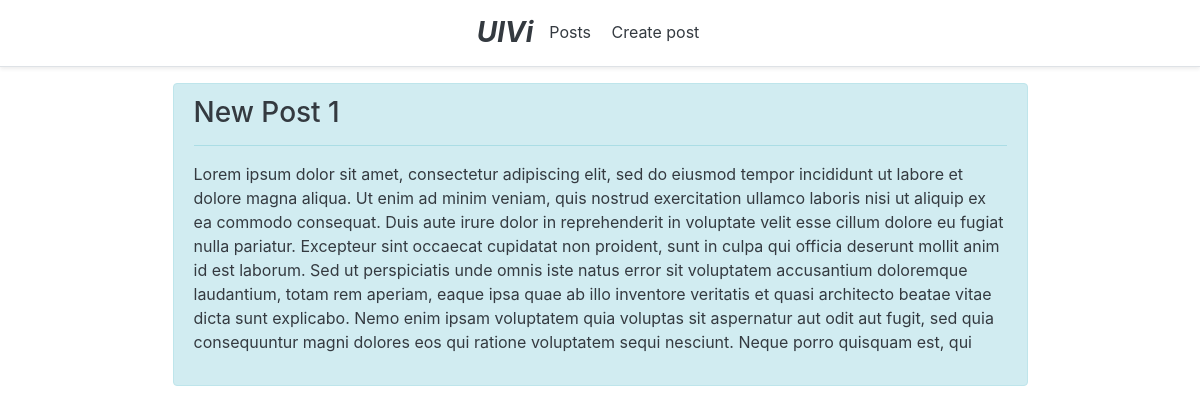
The page / on the database its author committed.
### blog/models.py (models this page shows, shortened)
class Post(models.Model):
    title = models.CharField(max_length=150)
    description = models.TextField()
    date = models.DateTimeField(auto_now_add=True)
    class Meta:
        verbose_name = 'Пост'
        verbose_name_plural = 'Посты'
        ordering = ['-id']

### blog/views.py (the view)
# urls.py: path('', PostList.as_view(), name='post-list'),
class PostList(View):
    def get(self, request):
        template_name = 'blog/home.html'
        queryset = Post.objects.all()
        context = {'object_list': queryset}
        return render(request, template_name, context)

### blog/templates/blog/home.html (shortened to what this page needs)
{% extends 'blog/base.html' %}
{% block content %}
{% for post in object_list %}
<div class='alert alert-info w-75 text-dark'>
    <a href=" {% url 'post-details' post.id %}" class="text-decoration-none text-dark">
        <h3 style="overflow-wrap: break-word;">{{ post.title }}</h3>
    </a>
    <hr>
    <p class="text-dark" style="overflow: hidden;
    text-overflow: ellipsis;max-height:195px;">{{ post.description }}</p>
</div>
{% endfor %}
{% endblock content %}

### blog/templates/blog/base.html (shortened to what this page needs)
<!DOCTYPE html>
<html lang="en">
<head>
    {% load static %}
    <link rel="stylesheet" href="https://stackpath.bootstrapcdn.com/bootstrap/4.5.0/css/bootstrap.min.css">
</head>
<body>
    <body>
        <div
            class="d-flex flex-column flex-md-row justify-content-center p-3 px-md-4 mb-3 bg-white border-bottom shadow-sm">
            <a href="/" class="text-decoration-none my-0 mr-md-2 font-italic font-weight-bold h3 text-dark">UlVi</a>
            <nav class="my-0 pt-1 my-md-0 mr-md-3">
                <a class="p-2 text-dark" href="/">Posts</a>
                <a class="p-2 text-dark" href="{% url 'create-post'%}">Create post</a>
            </nav>
        </div>
        <div class="container">
            <div class='row justify-content-center'>
                {% block content %}
                {% endblock content %}
            </div>
        </div>
    </body>
</html>

### rows shown on the page
Post: title "New Post 1", description "Lorem ipsum dolor sit amet, consectetur adipiscing elit, sed do eiusmod tempor incididunt ut labore et dolore magna aliqua. Ut enim ad minim veniam, quis nostrud exercitation ullamco laboris nisi ut aliquip ex ea commodo consequat. Duis aute irure dolor in reprehenderit in voluptate velit esse cillum dolore eu fugiat nulla pariatur. Excepteur sint occaecat cupidatat non proident, sunt in culpa qui officia deserunt mollit anim id est laborum. Sed ut perspiciatis unde omnis iste natus error sit voluptatem accusantium doloremque laudantium, totam rem aperiam, eaque ipsa quae ab illo inventore veritatis et quasi architecto beatae vitae dicta sunt explicabo. Nemo enim ipsam voluptatem quia…"
